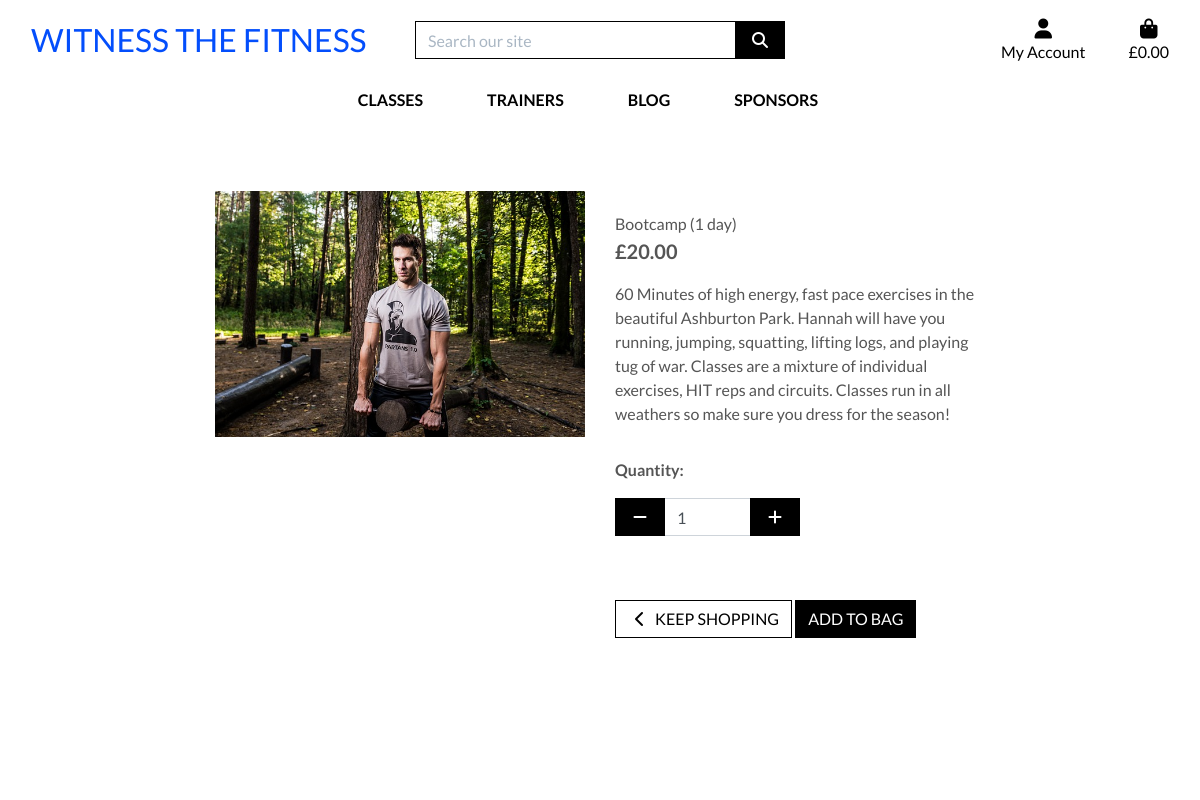
The app's page /classes/1/ with its own data.
### sports/models.py (models this page shows, shortened)
class Sports(models.Model):
    trainer_id = models.ForeignKey(Trainers, on_delete=models.CASCADE)
    sport_type = models.CharField(max_length=100, null=False, blank=False)
    sport_category = models.CharField(max_length=100, null=False, blank=False)
    sport_description = models.TextField(blank=True)
    sport_cost = models.DecimalField(max_digits=6, decimal_places=2, null=False, blank=False)
    sport_location = models.CharField(max_length=100, null=False, blank=False)
    sport_image = models.ImageField(null=True, blank=True)
    class Meta:
        verbose_name_plural = 'Sports'

### sports/views.py (the view)
# urls.py: path('<int:sport_id>/', views.sport_detail, name='sport_detail'),
def sport_detail(request, sport_id):
    sport = get_object_or_404(Sports, pk=sport_id)
    context = {
        'sport': sport,
    }
    return render(request, 'sports/sport_detail.html', context)

### bag/contexts.py (called while the page is built, shortened)
def bag_contents(request):
    bag_items = []
    total = 0
    product_count = 0
    bag = request.session.get('bag', {})
    context = {
        'bag_items': bag_items,
        'total': total,
        'product_count': product_count,
    }
    return context

### sports/templates/sports/sport_detail.html (shortened to what this page needs)
{% extends "base.html" %}
{% load static %}
{% block page_header %}
    <div class="container header-container">
    </div>
{% endblock %}
{% block content %}
    <div class="overlay"></div>
    <div class="container-fluid">
        <div class="row">
            <div class="col-12 col-md-6 col-lg-4 offset-lg-2">
                <div class="image-container">
                    {% if sport.sport_image %}
                        <a href="{{ sport.sport_image.url }}" target="_blank">
                            <img class="card-img-top img-fluid" src="{{ sport.sport_image.url }}" alt="{{ sport.sport_category }}">
                        </a>
                    {% else %}
                        <a href="">
                            <img class="card-img-top"
                                src="{{ MEDIA_URL }}noimage.png" alt="{{ sport.sport_category }}">
                        </a>
                    {% endif %}
                </div>
            </div>
            <div class="col-12 col-md-6 col-lg-4">
                <div class="product-details-container mb-5 mt-md-5">
                    <p class="mb-0">{{ sport.sport_category }}</p>
                    <p class="lead mb-0 text-left font-weight-bold sport-cost">£{{ sport.sport_cost }}</p>
                    <p class="mt-3 sport-desc">{{ sport.sport_description }}</p>
                    <form class="form" action="{% url 'add_to_bag' sport.id %}" method="POST">
                        <div class="form-row">
                            <div class="col-12">
                                <p class="mt-3"><strong>Quantity:</strong></p>
                                <div class="form-group w-50">
                                    <div class="input-group input-group-{{ sport.id }}">
                                        <div class="input-group-prepend">
                                            <button class="decrement-qty btn btn-black rounded-0 decrement-qty_{{ sport.id }}"
                                                data-item_id="{{ sport.id }}">
                                                <span class="icon">
                                                    <i class="fas fa-minus"></i>
                                                </span>
                                            </button>
                                        </div>
                                        <input class="form-control qty_input id_qty_{{ product.id }}" type="number"
                                            name="quantity" value="1" min="1" max="5" data-item_id="{{ sport.id }}">
                                        <div class="input-group-append">
                                            <button class="increment-qty btn btn-black rounded-0 increment-qty_{{ product.id }}"
                                                data-item_id="{{ sport.id }}">
                                                <span class="icon">
                                                    <i class="fas fa-plus"></i>
                                                </span>
                                            </button>
                                        </div>
                                    </div>
                                </div>
                            </div>
                            <div class="col-12">
                                <a href="{% url 'sports' %}" class="btn btn-outline-black rounded-0 mt-5">
                                    <span class="icon">
                                        <i class="fas fa-chevron-left"></i>
                                    </span>
                                    <span class="text-uppercase">Keep Shopping</span>
                                </a>
                                <input type="submit" class="btn btn-black rounded-0 text-uppercase mt-5" value="Add to Bag">
                            </div>
                        </div>
                    </form>
                </div>
            </div>
        </div>
    </div>
{% endblock %}

### static/css/base.css (style rules this page uses)
html { height: 100%; }
body { background: url('/media/homepage_background.jpg') no-repeat center center fixed; background-size: cover; height: calc(100vh - 164px); color: #555; font-family: 'Lato'; }
.icon { align-items: center; display: inline-flex; justify-content: center; height: 1.5rem; width: 1.5rem; }
.btn-black { background: black; color: white; }
.btn-outline-black { background: white; color: black !important; border: 1px solid black; }
.overlay { height: 100%; width: 100%; top: 0; left: 0; position: fixed; background: white; z-index: -1; }
.card-img-top { width: 100%; height: 25vw; object-fit: scale-down; }
.image-container { position: relative; text-align: center; }
@media (min-width: 1200px) { .container { max-width: 80%; } }
@media (min-width: 992px) { .header-container { padding-top: 164px; } }

### records on screen
Sports: sport_image (picture), sport_category "Bootcamp (1 day)", sport_cost "20.00", sport_description "60 Minutes of high energy, fast pace exercises in the beautiful Ashburton Park. Hannah will have you running, jumping, squatting, lifting logs, and playing tug of war. Classes are a mixture of individual exercises, HIT reps and circuits. Classes run in all weathers so make sure you dress for the season!", quantity "1"
